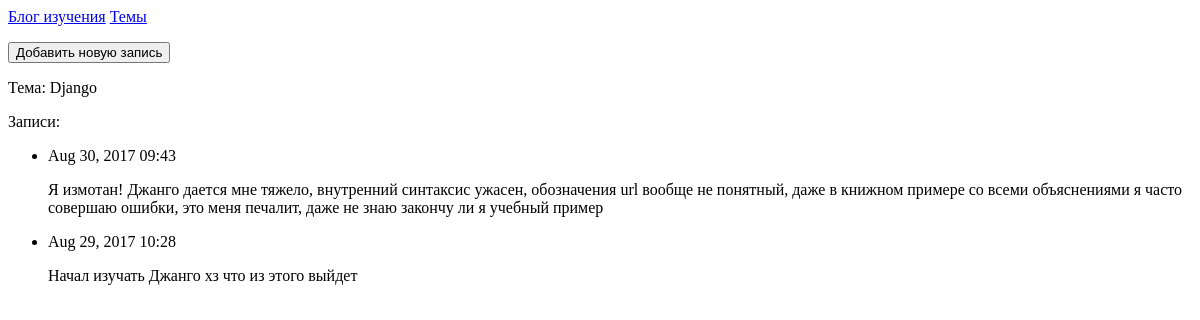
Page /topics/1/ on the earlier database version.
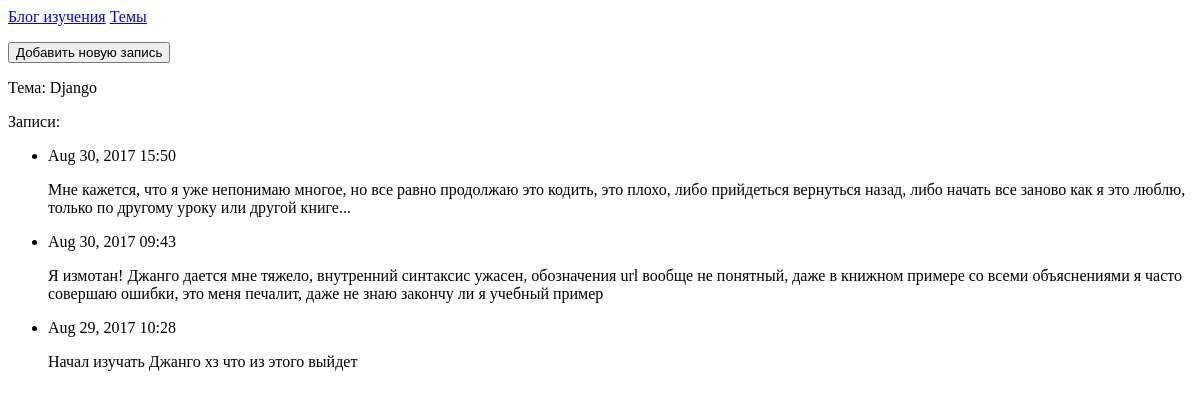
Same page on the later database version.
### learning_blogs_app/models.py (models this page shows, shortened)
class Chain(models.Model):
    topic = models.ForeignKey(Topic) # связываем информацию с темой
    text = models.TextField() # текстовое поле без ограничений
    date_added = models.DateTimeField(auto_now_add=True) # время и дата когда добалена запись
    class Meta:
        verbose_name_plural = 'text message'

### learning_blogs_app/views.py (the view)
# urls.py: url(r'^topics/(?P<topic_id>\d+)/$', views.topic, name='topic'), #тут ничего не ясно
def topic(request, topic_id): # функция получает значение совпадающее с (?P<topic_id>\d+) и сохраняет его в topic_id
    topic = Topic.objects.get(id=topic_id) # получаем тему
    chains = topic.chain_set.order_by('-date_added') # получаем все записи связанные с темой, они упорядочиваются по дате знак "-" означает что это в обратном порядке
    context = {'topic': topic, 'chains': chains} # полученные,темы и записи сохраняем в словарь
    return render(request, 'learning_blog/topic.html', context) # и передаем из шаблону

### learning_blogs_app/models.py (called while the page is built)
    def __str__(self):
        return self.text

### learning_blogs_app/templates/learning_blog/topic.html
{% extends 'learning_blog/base.html' %}
{% block content %}
  <a href="{% url 'learning_blogs_app:new_zapis' topic.id %}"><button name="Ok">Добавить новую запись</button></a>
  <p>Тема: {{ topic }}</p>
  <p>Записи:</p>
  <ul>
  {% for chain in chains %}
      <li>
        <p>{{ chain.date_added|date:'M d, Y H:i' }}</p>
        <p>{{ chain.text|linebreaks }}</p>
      </li>
  {% empty %}
      <li>
        Еще нет записей.
      </li>
  {% endfor %}
  </ul>
{% endblock content %}

Differences in the rows shown:
added Chain: date_added "Aug 30, 2017 15:50", text "Мне кажется, что я уже непонимаю многое, но все равно продолжаю это кодить, это плохо, либо прийдеться вернуться назад, либо начать все заново как я это люблю, только по другому уроку или другой книге..."
